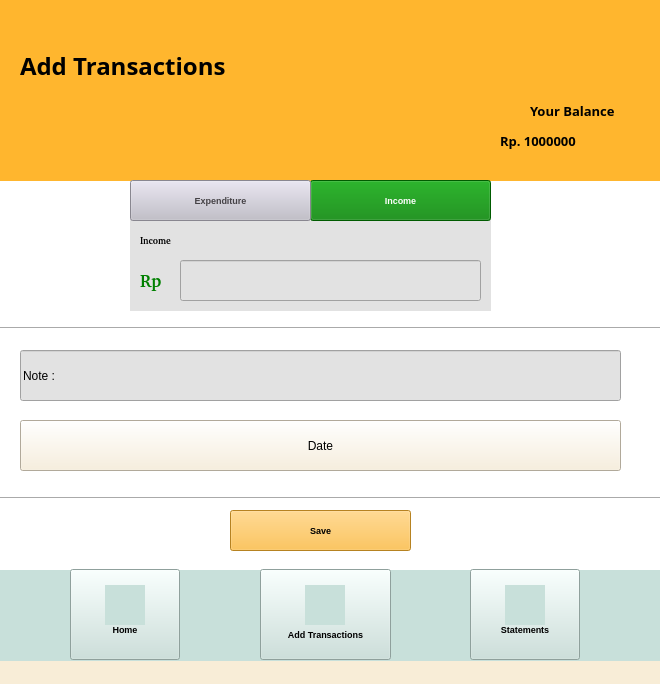
<?xml version="1.0" encoding="UTF-8"?>
<ui version="4.0">
 <class>SignUp</class>
 <widget class="QMainWindow" name="SignUp">
  <property name="geometry">
   <rect>
    <x>0</x>
    <y>0</y>
    <width>660</width>
    <height>684</height>
   </rect>
  </property>
  <property name="windowTitle">
   <string>Sign Up</string>
  </property>
  <property name="styleSheet">
   <string notr="true">background-color: rgb(248, 237, 215);</string>
  </property>
  <widget class="QWidget" name="centralwidget">
   <widget class="QLabel" name="welcomelabel">
    <property name="geometry">
     <rect>
      <x>20</x>
      <y>0</y>
      <width>331</width>
      <height>131</height>
     </rect>
    </property>
    <property name="font">
     <font>
      <family>Gagalin</family>
      <pointsize>18</pointsize>
      <weight>75</weight>
      <bold>true</bold>
     </font>
    </property>
    <property name="layoutDirection">
     <enum>Qt::LeftToRight</enum>
    </property>
    <property name="styleSheet">
     <string notr="true">background-color:rgb(255,182,46);</string>
    </property>
    <property name="text">
     <string>Add Transactions</string>
    </property>
   </widget>
   <widget class="QLabel" name="balancelabel">
    <property name="geometry">
     <rect>
      <x>530</x>
      <y>90</y>
      <width>121</width>
      <height>41</height>
     </rect>
    </property>
    <property name="font">
     <font>
      <family>Gagalin</family>
      <pointsize>10</pointsize>
      <weight>75</weight>
      <bold>true</bold>
     </font>
    </property>
    <property name="layoutDirection">
     <enum>Qt::LeftToRight</enum>
    </property>
    <property name="styleSheet">
     <string notr="true">background-color:rgb(255,182,46);</string>
    </property>
    <property name="text">
     <string>Your Balance</string>
    </property>
   </widget>
   <widget class="QLabel" name="balancemoney">
    <property name="geometry">
     <rect>
      <x>500</x>
      <y>120</y>
      <width>151</width>
      <height>41</height>
     </rect>
    </property>
    <property name="font">
     <font>
      <family>Gagalin</family>
      <pointsize>10</pointsize>
      <weight>75</weight>
      <bold>true</bold>
     </font>
    </property>
    <property name="layoutDirection">
     <enum>Qt::LeftToRight</enum>
    </property>
    <property name="styleSheet">
     <string notr="true">background-color:rgb(255,182,46);</string>
    </property>
    <property name="text">
     <string>Rp. 1000000</string>
    </property>
   </widget>
   <widget class="QLabel" name="header">
    <property name="geometry">
     <rect>
      <x>0</x>
      <y>0</y>
      <width>661</width>
      <height>181</height>
     </rect>
    </property>
    <property name="font">
     <font>
      <family>Gagalin</family>
      <pointsize>18</pointsize>
      <weight>75</weight>
      <bold>true</bold>
     </font>
    </property>
    <property name="layoutDirection">
     <enum>Qt::LeftToRight</enum>
    </property>
    <property name="styleSheet">
     <string notr="true">background-color:rgb(255,182,46);</string>
    </property>
    <property name="text">
     <string/>
    </property>
   </widget>
   <widget class="QLabel" name="body">
    <property name="geometry">
     <rect>
      <x>0</x>
      <y>180</y>
      <width>661</width>
      <height>391</height>
     </rect>
    </property>
    <property name="font">
     <font>
      <family>Gagalin</family>
      <pointsize>18</pointsize>
      <weight>75</weight>
      <bold>true</bold>
     </font>
    </property>
    <property name="layoutDirection">
     <enum>Qt::LeftToRight</enum>
    </property>
    <property name="styleSheet">
     <string notr="true">background-color:white;</string>
    </property>
    <property name="text">
     <string/>
    </property>
   </widget>
   <widget class="QLabel" name="footer">
    <property name="geometry">
     <rect>
      <x>0</x>
      <y>570</y>
      <width>661</width>
      <height>91</height>
     </rect>
    </property>
    <property name="font">
     <font>
      <family>Gagalin</family>
      <pointsize>18</pointsize>
      <weight>75</weight>
      <bold>true</bold>
     </font>
    </property>
    <property name="layoutDirection">
     <enum>Qt::LeftToRight</enum>
    </property>
    <property name="styleSheet">
     <string notr="true">background-color:rgb(200,224,218);</string>
    </property>
    <property name="text">
     <string/>
    </property>
   </widget>
   <widget class="QLabel" name="homeicon">
    <property name="geometry">
     <rect>
      <x>105</x>
      <y>585</y>
      <width>40</width>
      <height>40</height>
     </rect>
    </property>
    <property name="font">
     <font>
      <family>Champagne &amp; Limousines</family>
      <pointsize>12</pointsize>
      <weight>75</weight>
      <bold>true</bold>
     </font>
    </property>
    <property name="styleSheet">
     <string notr="true">background-color:rgb(200,224,218);
background-image : url(img/homenotfilled.png)
</string>
    </property>
    <property name="text">
     <string/>
    </property>
   </widget>
   <widget class="QLabel" name="addicon">
    <property name="geometry">
     <rect>
      <x>305</x>
      <y>585</y>
      <width>40</width>
      <height>40</height>
     </rect>
    </property>
    <property name="font">
     <font>
      <family>Champagne &amp; Limousines</family>
      <pointsize>12</pointsize>
      <weight>75</weight>
      <bold>true</bold>
     </font>
    </property>
    <property name="styleSheet">
     <string notr="true">background-color:rgb(200,224,218);
background-image : url(img/addfilled.png)
</string>
    </property>
    <property name="text">
     <string/>
    </property>
   </widget>
   <widget class="QPushButton" name="homebutton">
    <property name="geometry">
     <rect>
      <x>70</x>
      <y>569</y>
      <width>110</width>
      <height>91</height>
     </rect>
    </property>
    <property name="font">
     <font>
      <pointsize>7</pointsize>
      <weight>75</weight>
      <bold>true</bold>
     </font>
    </property>
    <property name="styleSheet">
     <string notr="true">background-color:rgb(200,224,218);</string>
    </property>
    <property name="text">
     <string>


Home</string>
    </property>
   </widget>
   <widget class="QPushButton" name="addbutton">
    <property name="geometry">
     <rect>
      <x>260</x>
      <y>569</y>
      <width>131</width>
      <height>91</height>
     </rect>
    </property>
    <property name="font">
     <font>
      <pointsize>7</pointsize>
      <weight>75</weight>
      <bold>true</bold>
     </font>
    </property>
    <property name="styleSheet">
     <string notr="true">background-color:rgb(200,224,218);</string>
    </property>
    <property name="text">
     <string>



Add Transactions</string>
    </property>
   </widget>
   <widget class="QPushButton" name="statementlabel">
    <property name="geometry">
     <rect>
      <x>470</x>
      <y>569</y>
      <width>110</width>
      <height>91</height>
     </rect>
    </property>
    <property name="font">
     <font>
      <pointsize>7</pointsize>
      <weight>75</weight>
      <bold>true</bold>
     </font>
    </property>
    <property name="styleSheet">
     <string notr="true">background-color:rgb(200,224,218);</string>
    </property>
    <property name="text">
     <string>


Statements</string>
    </property>
   </widget>
   <widget class="QLabel" name="statementicon">
    <property name="geometry">
     <rect>
      <x>505</x>
      <y>585</y>
      <width>40</width>
      <height>40</height>
     </rect>
    </property>
    <property name="font">
     <font>
      <family>Champagne &amp; Limousines</family>
      <pointsize>12</pointsize>
      <weight>75</weight>
      <bold>true</bold>
     </font>
    </property>
    <property name="styleSheet">
     <string notr="true">background-color:rgb(200,224,218);
background-image : url(img/notes.png)
</string>
    </property>
    <property name="text">
     <string/>
    </property>
   </widget>
   <widget class="QLabel" name="inclabel">
    <property name="geometry">
     <rect>
      <x>130</x>
      <y>220</y>
      <width>361</width>
      <height>91</height>
     </rect>
    </property>
    <property name="font">
     <font>
      <family>Champagne &amp; Limousines</family>
      <pointsize>12</pointsize>
      <weight>75</weight>
      <bold>true</bold>
     </font>
    </property>
    <property name="styleSheet">
     <string notr="true">background-color:rgb(226,226,226);</string>
    </property>
    <property name="text">
     <string/>
    </property>
   </widget>
   <widget class="QPushButton" name="expbutton">
    <property name="geometry">
     <rect>
      <x>130</x>
      <y>180</y>
      <width>181</width>
      <height>41</height>
     </rect>
    </property>
    <property name="font">
     <font>
      <pointsize>7</pointsize>
      <weight>75</weight>
      <bold>true</bold>
     </font>
    </property>
    <property name="styleSheet">
     <string notr="true">color:rgb(69,66,70);
background-color:rgb(192,189,201);</string>
    </property>
    <property name="text">
     <string>Expenditure</string>
    </property>
   </widget>
   <widget class="QPushButton" name="incbutton">
    <property name="geometry">
     <rect>
      <x>310</x>
      <y>180</y>
      <width>181</width>
      <height>41</height>
     </rect>
    </property>
    <property name="font">
     <font>
      <pointsize>7</pointsize>
      <weight>75</weight>
      <bold>true</bold>
     </font>
    </property>
    <property name="styleSheet">
     <string notr="true">color:white;
background-color:green;</string>
    </property>
    <property name="text">
     <string>Income</string>
    </property>
   </widget>
   <widget class="QLabel" name="inclabel2">
    <property name="geometry">
     <rect>
      <x>140</x>
      <y>230</y>
      <width>151</width>
      <height>21</height>
     </rect>
    </property>
    <property name="font">
     <font>
      <family>Champagne &amp; Limousines</family>
      <pointsize>7</pointsize>
      <weight>75</weight>
      <bold>true</bold>
     </font>
    </property>
    <property name="styleSheet">
     <string notr="true">background-color:rgb(226,226,226);</string>
    </property>
    <property name="text">
     <string>Income</string>
    </property>
   </widget>
   <widget class="QLabel" name="inclabel3">
    <property name="geometry">
     <rect>
      <x>140</x>
      <y>260</y>
      <width>151</width>
      <height>41</height>
     </rect>
    </property>
    <property name="font">
     <font>
      <family>Champagne &amp; Limousines</family>
      <pointsize>13</pointsize>
      <weight>75</weight>
      <bold>true</bold>
     </font>
    </property>
    <property name="styleSheet">
     <string notr="true">background-color:rgb(226,226,226);
color : green;</string>
    </property>
    <property name="text">
     <string>Rp</string>
    </property>
   </widget>
   <widget class="QLineEdit" name="income">
    <property name="geometry">
     <rect>
      <x>180</x>
      <y>260</y>
      <width>301</width>
      <height>41</height>
     </rect>
    </property>
    <property name="styleSheet">
     <string notr="true">background-color:rgb(226,226,226);</string>
    </property>
   </widget>
   <widget class="Line" name="line">
    <property name="geometry">
     <rect>
      <x>0</x>
      <y>320</y>
      <width>671</width>
      <height>16</height>
     </rect>
    </property>
    <property name="styleSheet">
     <string notr="true">background-color:white;</string>
    </property>
    <property name="orientation">
     <enum>Qt::Horizontal</enum>
    </property>
   </widget>
   <widget class="QPushButton" name="savebutton">
    <property name="geometry">
     <rect>
      <x>230</x>
      <y>510</y>
      <width>181</width>
      <height>41</height>
     </rect>
    </property>
    <property name="font">
     <font>
      <pointsize>7</pointsize>
      <weight>75</weight>
      <bold>true</bold>
     </font>
    </property>
    <property name="styleSheet">
     <string notr="true">background-color:rgb(255,182,46);</string>
    </property>
    <property name="text">
     <string>Save</string>
    </property>
   </widget>
   <widget class="QLineEdit" name="note">
    <property name="geometry">
     <rect>
      <x>20</x>
      <y>350</y>
      <width>601</width>
      <height>51</height>
     </rect>
    </property>
    <property name="styleSheet">
     <string notr="true">background-color:rgb(226,226,226);</string>
    </property>
    <property name="text">
     <string>Note :</string>
    </property>
   </widget>
   <widget class="Line" name="line_2">
    <property name="geometry">
     <rect>
      <x>-10</x>
      <y>490</y>
      <width>671</width>
      <height>16</height>
     </rect>
    </property>
    <property name="styleSheet">
     <string notr="true">background-color:white;</string>
    </property>
    <property name="orientation">
     <enum>Qt::Horizontal</enum>
    </property>
   </widget>
   <widget class="QPushButton" name="datebutton">
    <property name="geometry">
     <rect>
      <x>20</x>
      <y>420</y>
      <width>601</width>
      <height>51</height>
     </rect>
    </property>
    <property name="text">
     <string>Date</string>
    </property>
   </widget>
   <zorder>body</zorder>
   <zorder>footer</zorder>
   <zorder>addbutton</zorder>
   <zorder>header</zorder>
   <zorder>welcomelabel</zorder>
   <zorder>balancelabel</zorder>
   <zorder>balancemoney</zorder>
   <zorder>homebutton</zorder>
   <zorder>homeicon</zorder>
   <zorder>addicon</zorder>
   <zorder>statementlabel</zorder>
   <zorder>statementicon</zorder>
   <zorder>inclabel</zorder>
   <zorder>incbutton</zorder>
   <zorder>inclabel2</zorder>
   <zorder>expbutton</zorder>
   <zorder>inclabel3</zorder>
   <zorder>income</zorder>
   <zorder>line</zorder>
   <zorder>savebutton</zorder>
   <zorder>note</zorder>
   <zorder>line_2</zorder>
   <zorder>datebutton</zorder>
  </widget>
  <widget class="QStatusBar" name="statusbar"/>
 </widget>
 <resources/>
 <connections/>
</ui>
